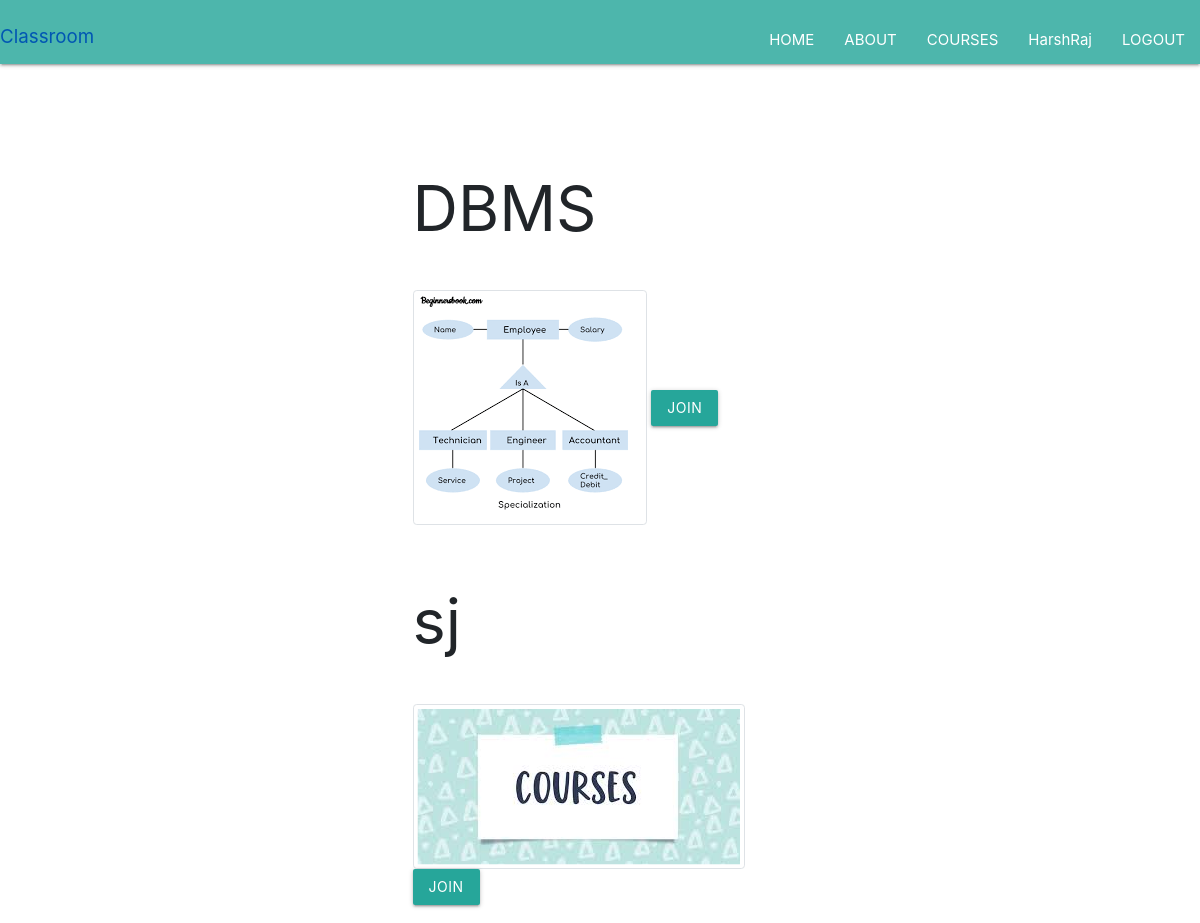
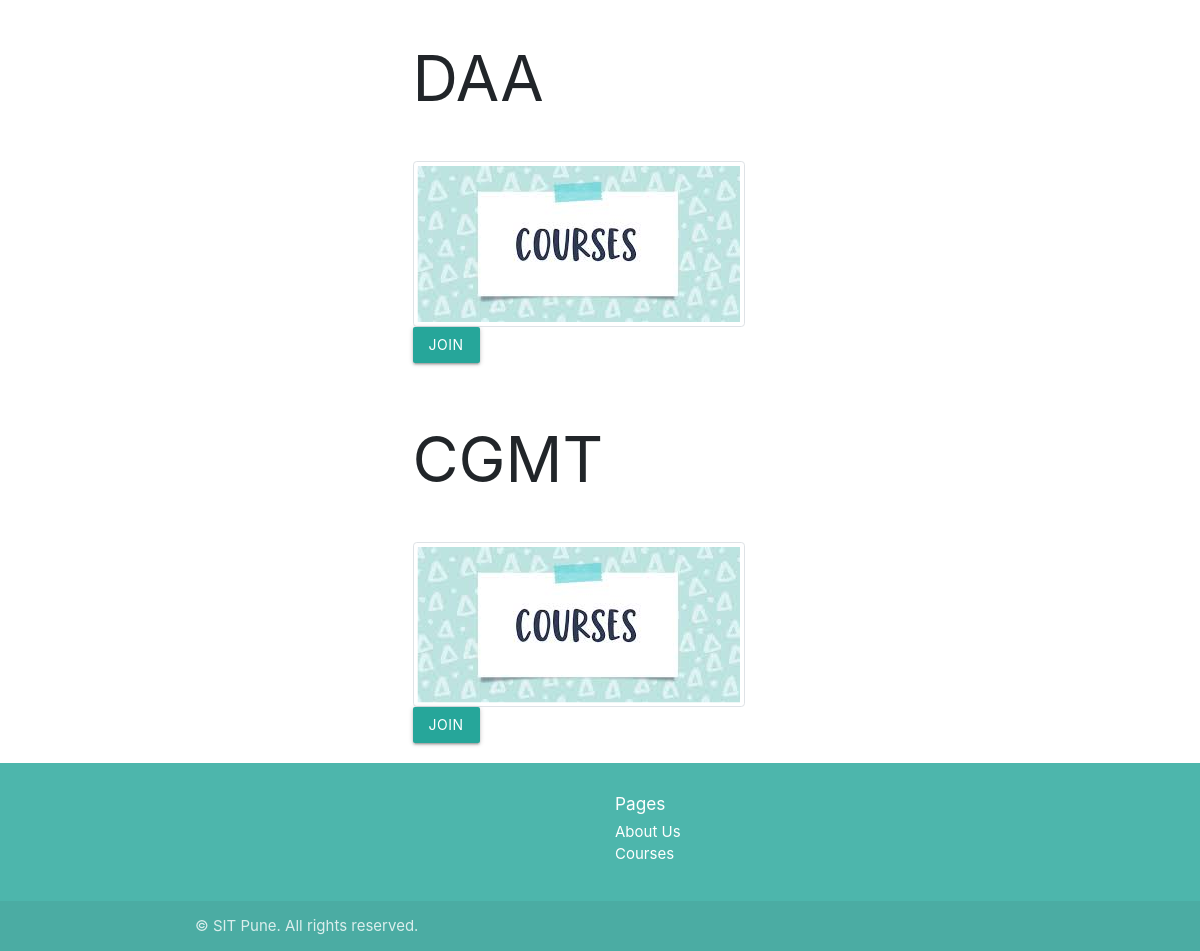
Screenshot of /courses/all/ (signed in) with the database file from the repository (2 pictures, top to bottom).
### courses/models.py (models this page shows, shortened)
class courseName(models.Model):
    name = models.CharField(max_length=255)
    created_by = models.ForeignKey(
        User, related_name="owner", on_delete=models.CASCADE)
    joined_by = models.ForeignKey(
        User, null=True, blank=True, on_delete=models.CASCADE, related_name="joined")
    image = models.ImageField(blank=True, null=True, upload_to='courses/',default="/default/courses.jpeg")
    created_At = models.DateTimeField(auto_now=False, auto_now_add=True)
    def join_url(self):
        return "/courses/join/%s" % (self.name)

### courses/views.py (the view)
# urls.py: path("all/", allcourse, name="all"),
@login_required
def allcourse(request):
    qs = courseName.objects.exclude(joined_by=request.user)
    return render(request, "allcourses.html", {"qs": qs})

### courses/templates/allcourses.html
{% extends "Base.html" %} {% block content %}
<br />
<br />
<br />
{% for a in qs %}
<div class="container h-100">
  <div class="row h-100 justify-content-center align-items-center">
    <div class="col-10 col-md-8 col-lg-6">
      <h1>{{ a.name }}</h1>
      <br />
      <img class="img-thumbnail" src="{{ a.image.url }}" />
      <a href="{{ a.join_url }}" class="btn btn-primary">join</a>
    </div>
  </div>
</div>
{% endfor %} {% endblock %}

### templates/Base.html (shortened to what this page needs)
<!DOCTYPE html>
<html lang="en">
  <head>
    <link
      rel="stylesheet"
      href="https://stackpath.bootstrapcdn.com/bootstrap/4.1.3/css/bootstrap.min.css"
    />
    <link rel="stylesheet" href="https://cdnjs.cloudflare.com/ajax/libs/materialize/1.0.0/css/materialize.min.css">
    <link
      rel="stylesheet"
      href="https://cdnjs.cloudflare.com/ajax/libs/materialize/1.0.0/css/materialize.min.css"
    />
  </head>
  <body>
    <nav class="teal lighten-2">
        <div class="nav-wrapper">
        <a class="navbar-brand" href="/">Classroom</a>
        <button
          class="navbar-toggler"
          type="button"
          data-toggle="collapse"
          data-target="#navbarResponsive"
          aria-controls="navbarResponsive"
          aria-expanded="false"
          aria-label="Toggle navigation"
        >
          <span class="navbar-toggler-icon"></span>
        </button>
          <ul class="right hide-on-med-and-down">
            <li class="nav-item">
                <a class="nav-link" href="/">HOME</a>
              </li>
            <li class="nav-item">
              <a class="nav-link" href="/about">ABOUT</a>
            </li>
            <li class="nav-item">
              <a class="nav-link" href="/courses/all">COURSES</a>
            </li>
            {% if user.is_authenticated %}
          <li class="nav-item">
            <a class="nav-link" href="/accounts/profile/">{{user}}</a>
          </li>
            <li class="nav-item">
              <a class="nav-link" href="/accounts/logout">LOGOUT</a>
            {% endif %}
          </ul>
      </div>
    </nav>
    {% block content %} {% endblock %}
   <footer class="page-footer teal lighten-2">
      <div class="container">
        <div class="row">
          <div class="col-sm-6">
          </div>
          <div class="col-lg-4 col-md-6">
            <h6>Pages</h5>
            <ul class="links list-unstyled">
              <li><a class="white-text" href="#" class="text-muted">About Us</a></li>
              <li><a class="white-text" href="#" class="text-muted">Courses</a></li>
            </ul>
          </div>
        </div>
      </div>
    <div class="footer-copyright">
      <div class="container">
            <p class="mb-md-0">
              &copy; SIT Pune. All rights reserved.
            </p>
          </div>
        </div>
  </footer>
  </body>
</html>

### rows the page displays
courseName: name "DBMS", image (picture)
courseName: name "sj", image (picture)
courseName: name "DAA", image (picture)
courseName: name "CGMT", image (picture)

### other values shown
{{ user }} "HarshRaj"
